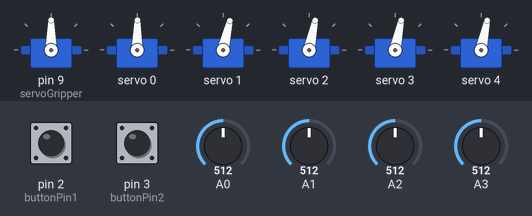
Bench run of a sketch on a simulated Arduino Uno, built with avr-gcc and run on an emulated ATmega328P. On the bench: 6 × servo. The inputs (shaded band) are chosen by the test bench; at power-on: pin 2 (buttonPin1) LOW, pin 3 (buttonPin2) LOW, A0 = 512, A1 = 512, A2 = 512, A3 = 512.

Above: at 1.2 s.
1.3 s: pin 2 (buttonPin1) pulled HIGH for 1 s
At 2.7 s:
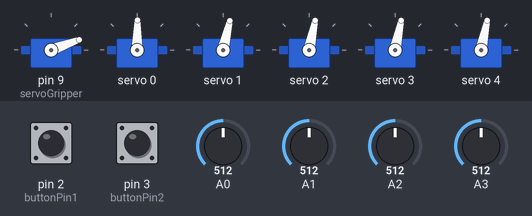
4.3 s: pin 3 (buttonPin2) pulled HIGH for 1 s
At 4.9 s:
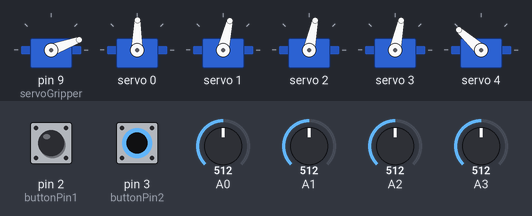
7.2 s: A0 set to 716
At 7.36 s:
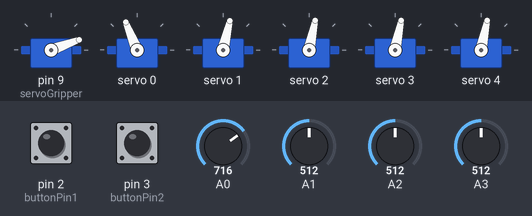
8.9 s: A1 set to 716
At 9.03 s:
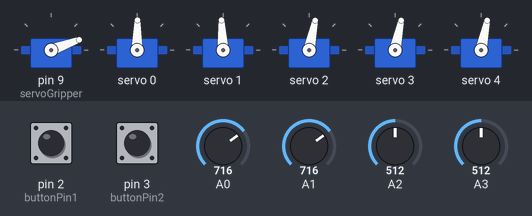
10.5 s: A2 set to 716
At 10.59 s:
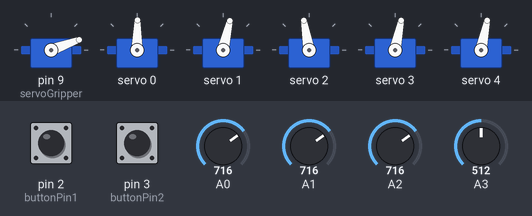
12.1 s: A3 set to 716
At 12.26 s:
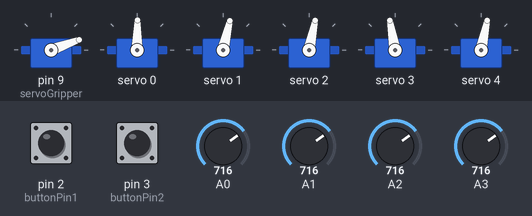
Timing chart, 0 to 14.8 s (numbered marks = the images above; inputs shaded):
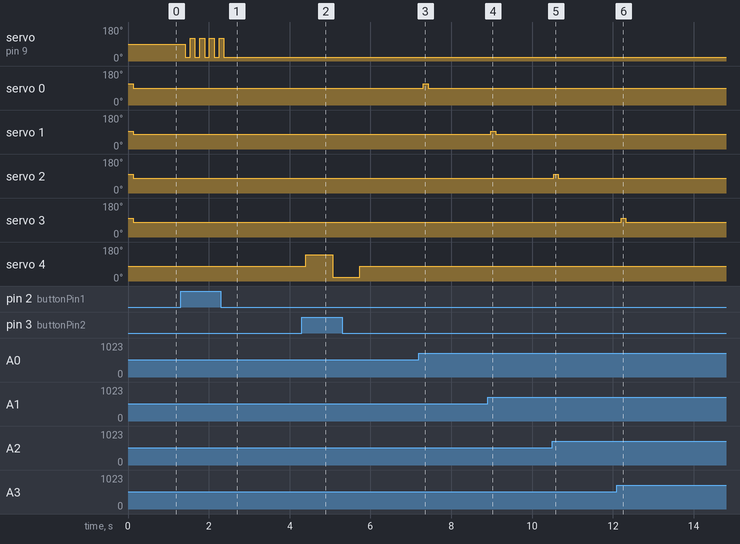

The sketch:

ProjectCode.ino
```cpp
/* Include the HCPCA9685 library */
#include "HCPCA9685.h"
#include <Servo.h>

/* I2C slave address for the device/module. For the HCMODU0097 the default I2C address
   is 0x40 */
#define  I2CAdd 0x40


/* Create an instance of the library */
HCPCA9685 HCPCA9685(I2CAdd);

/* pin mumbers */
const int buttonPin1 = 2;
const int buttonPin2 = 3;

/* variables */
const int servoStop = 175;
const int servoSpeed = 25;
int potVal, potVal1, potVal2, potVal3, potVal4;
int potStop, potStop1, potStop2, potStop3, potStop4;
unsigned int servoStart;

int buttonState1;
int buttonState2;
int gripperState = 0;
int baseState = 0;

Servo servoGripper;

void moveServo(int potVal, int servoPin, int &potStop)
{
  if(potVal > potStop + 3)
  {
    int potSpeed = 20;
    servoStart = servoStop  + (servoSpeed + potSpeed);
    HCPCA9685.Servo(servoPin, servoStart);
  }
  if(potVal < potStop - 3)
  {
    int potSpeed = 20;
    servoStart = servoStop - 25 - (servoSpeed - potSpeed);
    HCPCA9685.Servo(servoPin, servoStart);
  }

  else HCPCA9685.Servo(servoPin, servoStart);

  potStop = potVal;
  servoStart = 175;
}

void setup()
{
  /* Initialise the library and set it to 'servo mode' */
  HCPCA9685.Init(SERVO_MODE);

  /* Wake the device up */
  HCPCA9685.Sleep(false);

  Serial.begin(9600);

  pinMode(buttonPin1, INPUT);
  pinMode(buttonPin2, INPUT);

  servoGripper.attach(9);
}

void loop()
{

  /* servo 0 */
  potVal = map(analogRead(0), 0, 1023, 0, 350);

  if(potVal > potStop + 3)
  {
    int potSpeed = 20;
    servoStart = 200  + (servoSpeed + potSpeed);
    HCPCA9685.Servo(0, servoStart);
  }
  else if(potVal < potStop - 3)
  {
    int potSpeed = 20;
    servoStart = servoStop - 25 - (servoSpeed - potSpeed);
    HCPCA9685.Servo(0, servoStart);
  }
  else HCPCA9685.Servo(0, 197);

  potStop = potVal;
  servoStart = 175;

  /* servo 1 */
  potVal1 = map(analogRead(1), 0, 1023, 0, 350);
  if(potVal1 > potStop1 + 3)
  {
    int potSpeed = 20;
    servoStart = servoStop + (servoSpeed + potSpeed) - 15;
    HCPCA9685.Servo(1, servoStart);
  }
  else if(potVal1 < potStop1 - 3)
  {
    int potSpeed = 20;
    servoStart = servoStop - 25 - (servoSpeed - potSpeed);
    HCPCA9685.Servo(1, servoStart);
  }
  else HCPCA9685.Servo(1, 171);

  potStop1 = potVal1;
  servoStart = 175;
  /* servo 2 */
  potVal2 = map(analogRead(2), 0, 1023, 0, 350);
  moveServo(potVal2, 2, potStop2);
  /* servo 3 */
  potVal3 = map(analogRead(3), 0, 1023, 0, 350);
  moveServo(potVal3, 3, potStop3);

  /* servo gripper */
  buttonState1 = digitalRead(buttonPin1);
  delay(100);

  if(buttonState1 == HIGH)
  {
    if(gripperState == 0)
    {
        gripperState = 1;
        servoGripper.write(20);
    }
    else if(gripperState == 1)
    {
      gripperState = 0;
      servoGripper.write(120); //240 - full open 50 - closed
    }
  }

  /* servo base */
  buttonState2 = digitalRead(buttonPin2);

  if(buttonState2 == HIGH)
  {
    if(baseState == 0)
    {
      baseState = 1;
      HCPCA9685.Servo(4, 300);
      delay(550);
    }
    else
    {
      baseState = 0;
      HCPCA9685.Servo(4, 50);
      delay(550);
    }
  }
  else HCPCA9685.Servo(4, 175);
  delay(15);
}
```

Measured:
- after the input at 1.3 s, servo on pin 9 (servoGripper): alternates 120° for 0.12 s and 20° for 0.12 s, 9 changes in all, then stays 20°, starting after 0.12 s
- after the input at 4.3 s, servo 4: 78° → 138° after 0.10 s, → 19° 0.67 s later, → 78° 0.67 s later
- after the input at 7.2 s, servo 0: 89° → 112° after 0.11 s, → 89° 0.12 s later
- after the input at 8.9 s, servo 1: 77° → 93° after 0.08 s, → 77° 0.12 s later
- after the input at 10.5 s, servo 2: 78° → 100° at once, → 78° 0.12 s later
- after the input at 12.1 s, servo 3: 78° → 100° after 0.10 s, → 78° 0.12 s later
